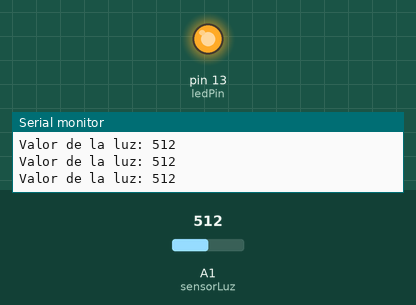
Bench run of a sketch on a simulated Arduino Uno, built with avr-gcc and run on an emulated ATmega328P. Parts: output pins drawn as LEDs (lit = HIGH), the last lines printed to the serial monitor. The test bench sets the inputs (shaded band); at power-on: A1 (sensorLuz) = 512.

Above: at 1.2 s.
1.3 s: A1 (sensorLuz) set to 486
At 2.4 s:
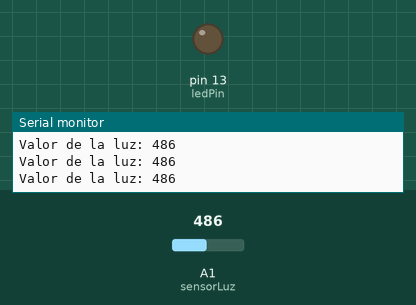
3.0 s: A1 (sensorLuz) set to 510
At 3.6 s:
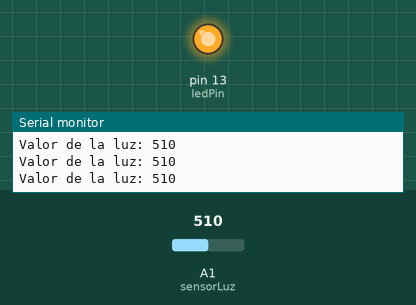
4.5 s: A1 (sensorLuz) set to 490
At 4.9 s:
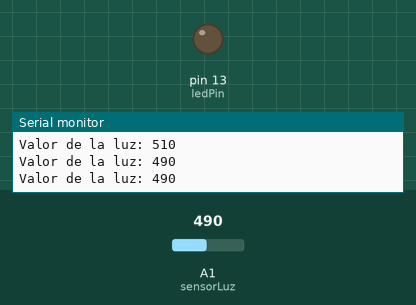
Timing chart, 0 to 7.5 s (numbered marks = the images above; inputs shaded):
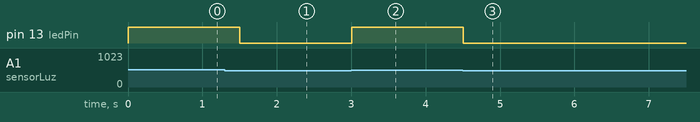

The sketch:

SensorLuzLed.ino
```cpp
int sensorLuz = A1;   // Pin del sensor de luz
int ledPin = 13;       // Pin del LED
int valorLuz = 0;     // Variable para almacenar el valor de luz
int umbralLuz = 500;  // Umbral para decidir cuándo encender el LED

void setup() {
  Serial.begin(9600);      // Iniciar comunicación serial
  pinMode(sensorLuz, INPUT);  // Configurar el sensor de luz como entrada
  pinMode(ledPin, OUTPUT);    // Configurar el LED como salida
}

void loop() {
  // Leer el valor del sensor de luz
  valorLuz = analogRead(sensorLuz);

  // Imprimir el valor en el monitor serie
  Serial.print("Valor de la luz: ");
  Serial.println(valorLuz);

  // Si el valor de luz es menor que el umbral, encender el LED
  if (valorLuz < umbralLuz) {
    digitalWrite(ledPin, LOW);  // Apagar el LED
  } else {
    digitalWrite(ledPin, HIGH);   // Encender el LED
  }

  delay(250);  // Pausa de 250ms
}
```

Measured:
- the behaviour switches between 500 and 499 on A1 (sensorLuz) (found by bisection; images 0 and 1)
- after the input at 1.3 s, pin 13 (ledPin): HIGH → LOW after 0.20 s
- after the input at 3.0 s, pin 13 (ledPin): LOW → HIGH at once
- after the input at 4.5 s, pin 13 (ledPin): HIGH → LOW at once
